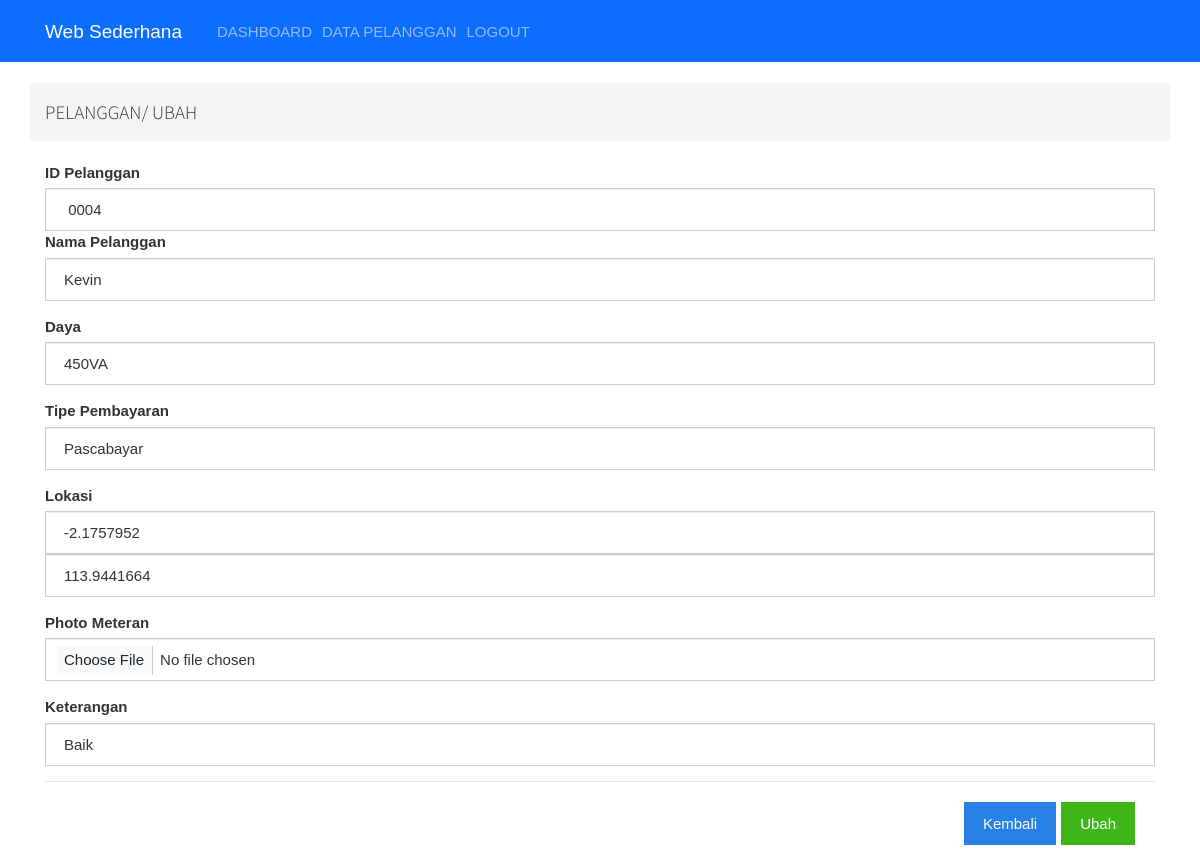
Page /admin/pelangganaksi.php?kode= 0004&aksi=ubah (signed in) on the committed database.
### tables this page shows
CREATE TABLE `tbl_pelanggan` (
  `idpel` char(20) NOT NULL,
  `nama_pel` varchar(50) NOT NULL,
  `daya` varchar(30) NOT NULL,
  `tipe` char(11) NOT NULL,
  `latitude` varchar(50) NOT NULL,
  `longitude` varchar(50) NOT NULL,
  `pmet` varchar(255) NOT NULL,
  `ket` varchar(50) NOT NULL
);

### admin/pelangganaksi.php (the view, shortened to what this page needs)
<?php
include 'header.php';
if (isset($_GET['aksi'])) {
    if ($_GET['aksi'] == 'tambah') {
        if (isset($_POST["submit"])) {
            $idpel = $_POST['idpel'];
            $nama_pel = $_POST['nama_pel'];
            $daya = $_POST['daya'];
            $tipe = $_POST['tipe'];
            $latitude = $_POST["latitude"];
            $longitude = $_POST["longitude"];
            $pmet = $_FILES['pmet']['name'];
            move_uploaded_file($_FILES['pmet']['tmp_name'], '../file/' . $_FILES['pmet']['name']);
            $ket = $_POST["ket"];
            $query = "INSERT INTO tbl_pelanggan VALUES(' $idpel','$nama_pel','$daya',' $tipe','$latitude','$longitude','$pmet','$ket')";
            mysqli_query($db, $query);
            echo
            "
            <script>
            alert('Data Berhasil Di Tambahkan');
            document.location.href = 'pelangganinput.php';
            </script>
            ";
        }
?>
        <div class="container">
            <div class="row">
                <ol class="breadcrumb">
                    <h4>DATA PELANGGAN/ TAMBAH DATA</h4>
                </ol>
            </div>
            <?php
            $carikode = $db->query("SELECT max(idpel) FROM tbl_pelanggan");
            ?>
            <div class="panel-container">
                <div class="bootstrap-tabel">
                    <form class="myForm" action="" method="post" autocomplete="off" enctype="multipart/form-data">
                        <div class="form-group">
                            <label for="">ID Pelanggan</label>
                            <input type="number" name="idpel" class="form-control" value="" placeholder="id pelanggan">
                        </div>
                        <div class="form-group">
                            <label for="">Nama Pelanggan</label>
                            <input type="text" name="nama_pel" class="form-control" value="" placeholder="nama pelanggan">
                        </div>
                        <div class="form-group">
                            <label for="">Daya</label>
                            <select name="daya" id="" class="form-control">
                                <option value="0">-</option>
                                <option value="450VA">450VA</option>
                                <option value="900VA">900VA</option>
                                <option value="1300VA">1300VA</option>
                                <option value="2200VA">2200VA</option>
                                <option value="3500VA">3500VA</option>
                                <option value="6600VA">6600VA</option>
                            </select>
                        </div>
                        <div class="form-group">
                            <label for="">Tipe Pembayaran</label>
                            <select name="tipe" id="" class="form-control">
                                <option value="0">-</option>
                                <option value="Pascabayar">Pascabayar</option>
                                <option value="Prabayar">Prabayar</option>
                            </select>
                        </div>
                        <div class="form-group">
                            <tr>
                                <td><input type="hidden" name="latitude" class="form-control" value=""></td>
                                <td><input type="hidden" name="longitude" class="form-control" value=""></td>
                            </tr>
                        </div>
                        <div class="form-group">
                            <label for="">Photo Meteran</label>
                            <input type="file" name="pmet" class="form-control" value="">
                        </div>
                        <div class="form-group">
                            <label for="">Keterangan</label>
                            <input type="text" name="ket" class="form-control" value="" placeholder="keterangan">
                        </div>
                        <div class="modal-footer">
                            <a href="pelangganinput.php" class="btn btn-primary">Kembali</a>
                            <button type="submit" class="btn btn-success" name="submit"> Submit</button>
                        </div>
                    </form>
                    <script type="text/javascript">
                        function getLocation() {
                            if (navigator.geolocation) {
                                navigator.geolocation.getCurrentPosition(showPosition, showError);
                            }
                        }
                        function showPosition(position) {
                            document.querySelector('.myForm input[name= "latitude"]').value = position.coords.latitude;
                            document.querySelector('.myForm input[name= "longitude"]').value = position.coords.longitude;
                        }
                        function showError(error) {
                            switch (error.code) {
                                case error.PERMISSION_DENIED:
                                    alert("aktifkan location");
                                    location.reload();
                                    break;
                                default:
                                    break;
                            }
                        }
                    </script>
                </div>
            </div>
        </div>
    <?php } elseif ($_GET['aksi'] == 'ubah') { ?>
        <div class="container">
            <div class="row">
                <ol class="breadcrumb">
                    <h4>PELANGGAN/ UBAH</h4>
                </ol>
            </div>
            <div class="panel-container">
                <div class="bootstrap-tabel">
                    <?php
                    $data = $db->query("SELECT * From tbl_pelanggan where idpel='$_GET[kode]'");
                    while ($d = mysqli_fetch_array($data)) {
                    ?>
                        <form action="pelangganproses.php?proses=ubah" method="post" enctype="multipart/form-data">
                            <div>
                                <label for="">ID Pelanggan</label>
                                <input type="text" name="idpel" class="form-control" value="<?php echo $d['idpel'] ?>">
                            </div>
                            <div class="form-group">
                                <label for="">Nama Pelanggan</label>
                                <input type="text" name="nama_pel" class="form-control" value="<?php echo $d['nama_pel'] ?>" placeholder="nama pelanggan">
                            </div>
                            <div class="form-group">
                                <label for="">Daya</label>
                                <select name="daya" id="" class="form-control">
                                    <option value="450VA">450VA</option>
                                </select>
                            </div>
                            <div class="form-group">
                                <label for="">Tipe Pembayaran</label>
                                <select name="tipe" id="" class="form-control" value="<?php echo $d['tipe'] ?>">
                                    <option value="<?php echo $d['tipe'] ?>"><?php echo $d['tipe'] ?></option>
                                </select>
                            </div>
                            <div class="form-group">
                                <label for="">Lokasi</label>
                                <tr>
                                    <td><input type="text" name="latitude" class="form-control" value="<?php echo $d['latitude'] ?>"></td>
                                    <td><input type="text" name="longitude" class="form-control" value="<?php echo $d['longitude'] ?>"></td>
                                </tr>
                            </div>
                            <div class="form-group">
                                <label for="">Photo Meteran</label>
                                <input type="file" name="pmet" class="form-control" value="<?php echo $d['pmet'] ?>">
                            </div>
                            <div class="form-group">
                                <label for="">Keterangan</label>
                                <input type="text" name="ket" class="form-control" value="<?php echo $d['ket'] ?>" placeholder="keterangan">
                            </div>
                            <div class="modal-footer">
                                <a href="pelangganinput.php" class="btn btn-primary">Kembali</a>
                                <input type="submit" class="btn btn-success" value="Ubah">
                            </div>
                        </form>
                    <?php } ?>
                </div>
            </div>
        </div>
<?php
    }
}
?>

### assets/css/css_final.css (style rules this page uses)
* { margin: 0px; padding: 0; font-family: Arial, Helvetica, sans-serif; }

### rows in the picture
tbl_pelanggan: idpel "0004", nama_pel "Kevin", tipe "Pascabayar", latitude "-2.1757952", longitude "113.9441664", ket "Baik"
